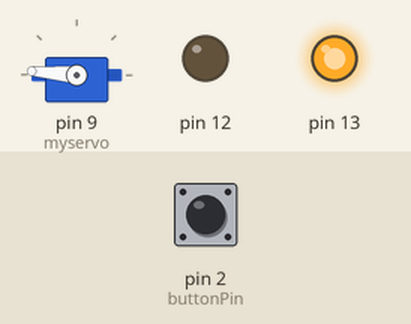
Simulated run of this sketch. Board: Arduino Uno, built with avr-gcc and run on an emulated ATmega328P. On the bench: servo, output pins drawn as LEDs (lit = HIGH). The inputs (shaded band) are chosen by the test bench; at power-on: pin 2 (buttonPin) HIGH.

Above: at 1.2 s.
1.3 s: pin 2 (buttonPin) pulled LOW for 0.15 s
At 3.1 s:
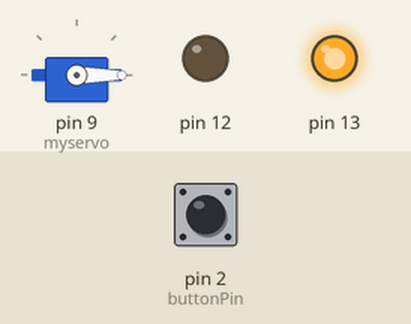
At 4.1 s:
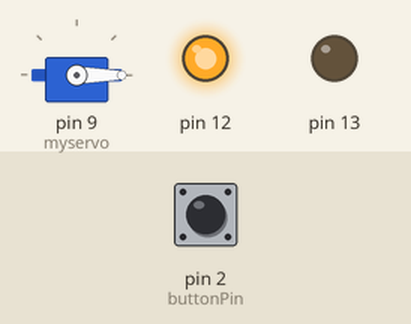
7.4 s: pin 2 (buttonPin) driven HIGH
Timing chart, 0 to 10.4 s (numbered marks = the images above; inputs shaded):
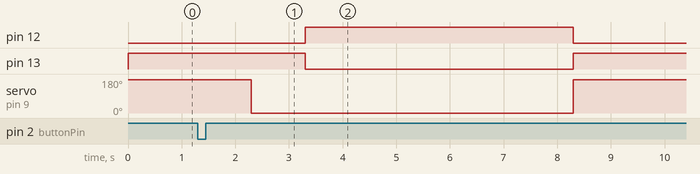

The sketch:

door_opener_with_button.ino
```cpp
#include <Servo.h>
const int buttonPin = 2;
Servo myservo;
int pos = 10;
int buttonState = 0;
void setup()
{
  pinMode(buttonPin, INPUT);
   pinMode(13, OUTPUT);
   pinMode(12, OUTPUT);
  myservo.attach(9);
}
void loop()
{
  buttonState = digitalRead(buttonPin);
   if (buttonState == LOW) {
  buttonState = digitalRead(buttonPin);
     for(pos = 0; pos <= 175; pos += 180) // goes from 0 degrees to 180 degrees
  {
    digitalWrite(13, HIGH);
    delay(1000);
    myservo.write(pos);
    delay(1000);
    digitalWrite(13, LOW);
    digitalWrite(12, HIGH);
    delay(5000);
  }
   }
  else {
    buttonState = digitalRead(buttonPin);
    for(pos = 175; pos>=0; pos -= 180)     // goes from 180 degrees to 0 degrees
  {
    digitalWrite(12, LOW);
    digitalWrite(13, HIGH);

    myservo.write(pos);

  }
}
}
```

Measured:
- after the input at 1.3 s, pin 12: LOW → HIGH after 2.0 s; pin 13: HIGH → LOW after 2.0 s; servo on pin 9 (myservo): 175° → 0° after 1.0 s
